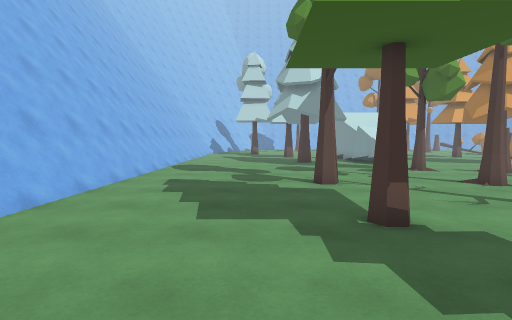
view 1 (above)

18 first-person views from a walk through a scene from a Unity 3-D project. The camera is 1.5 m above the floor, tilts 4° down and sees 80° across. The floor is counted in squares, 1 m on a side. Each view is taken from the middle of a square. On the plan, view 1 faces up. The plan holds only what a view shows up to about 15 squares ahead; the rest is blank. The place goes on beyond the plan.

view 2
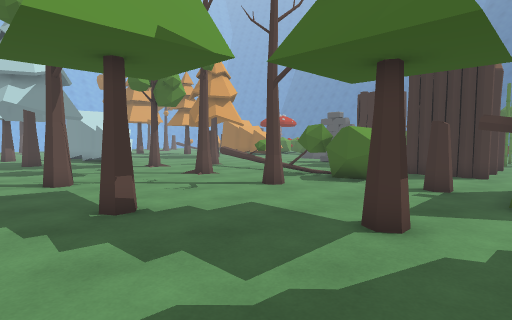

view 3
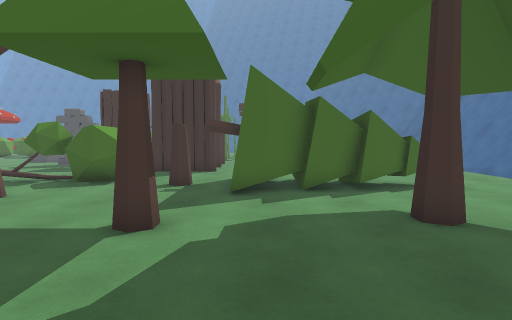

view 4
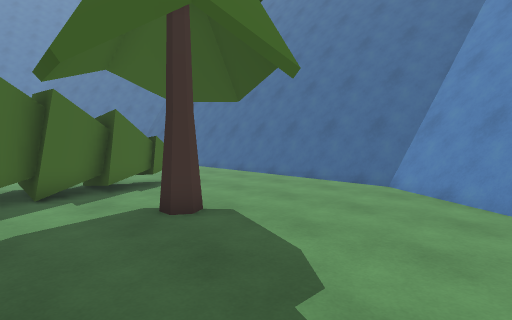

view 5
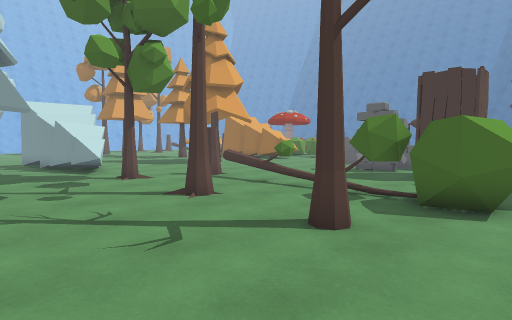

view 6
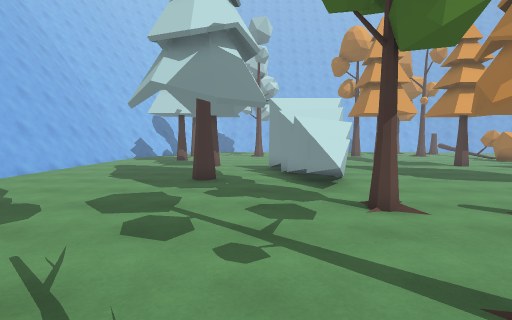

view 7
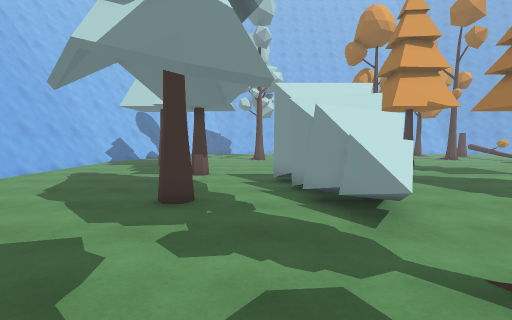

view 8
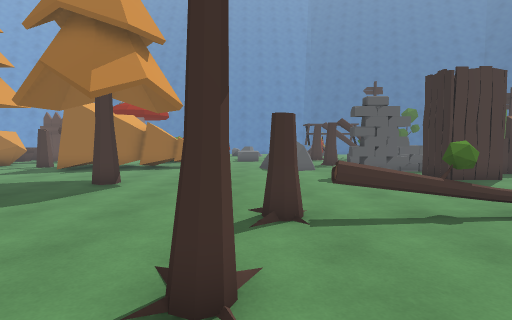

view 9
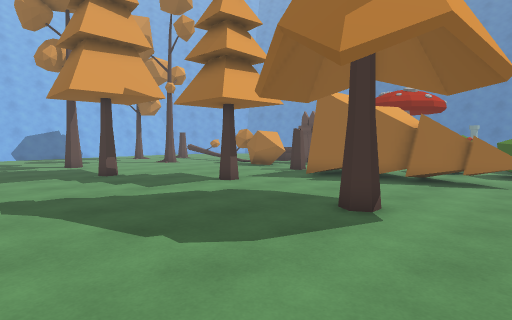

view 10
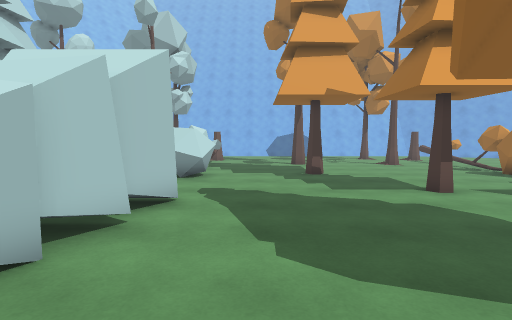

view 11
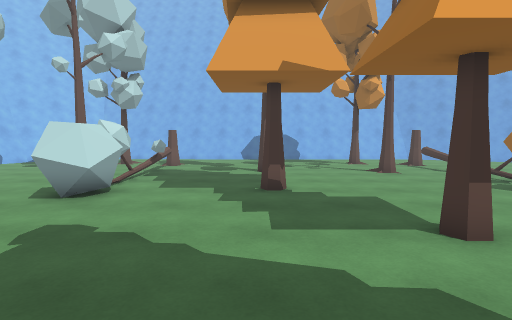

view 12
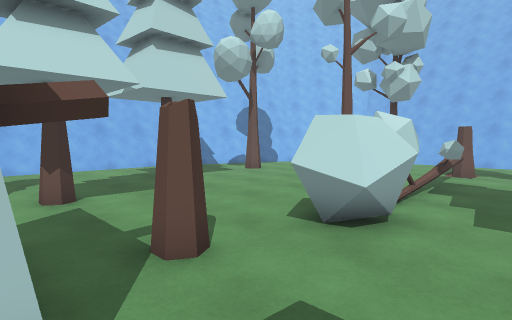

view 13
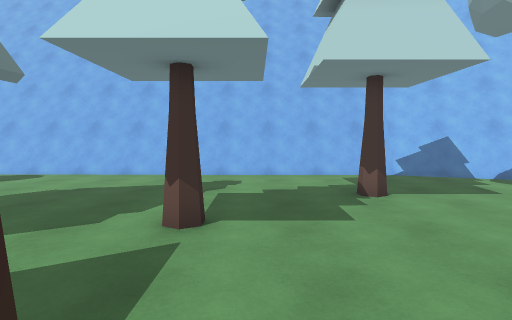

view 14
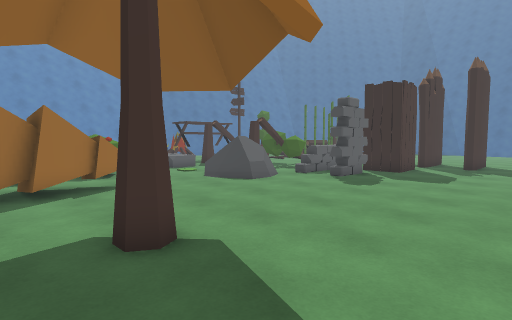

view 15
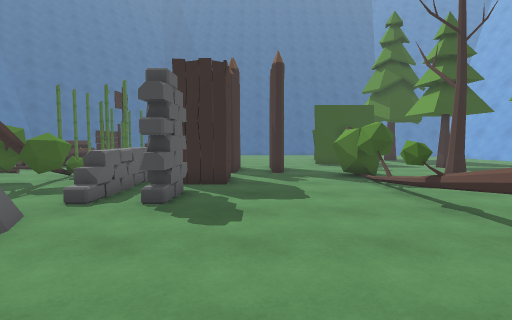

view 16
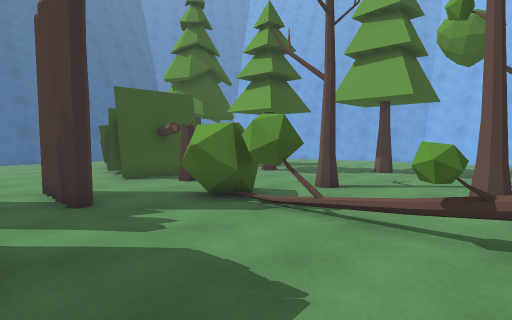

view 17
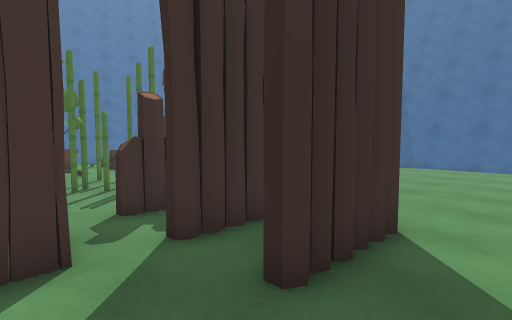

view 18
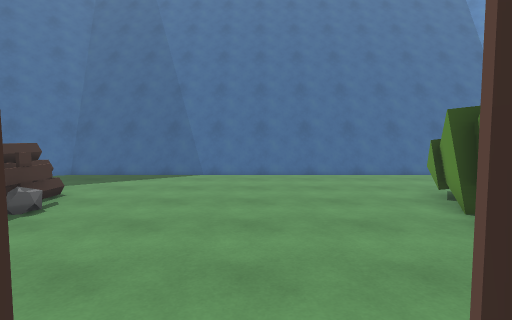

### Floor plan
Key: @ floor where view 1 was taken; # wall or solid block; . floor; = window, fence, low wall or low ledge; ^ raised ledge; T tree; F fence; R rock; O other object.
Columns run from 6 left of view 1 to 21 right of it. Each row starts with its distance up from view 1.
 35  ##=.  ..    .T..... .... ..
 34  ##...T... T .TT...TT....T..
 33 ##=........T ..T.........T..
 32 ##.......... ..............
 31 ##..........  T.............
 30 ##........... TT...........T
 29 ##....T.......TT...TT......T
 28 ##........... TT...........T
 27 ##............TT...........
 26 ##.........................
 25 ##......TT...TT.......TT...T
 24 ##...........T.............
 23 #=..........#T##.........T#T
 22 #=..........###T..........#
 21 #=..........TTTT..........TT
 20 #=.......T..TTT...........TT
 19 #=.......T...TT......TT...TT
 18 #=...........TT...........TT
 17 #=...........TT............T
 16 #=.........................
 15 #=............T.............
 14 #=............T..T..........
 13 #=...............T.......RRR
 12 #=...............T.......RR
 11 #=...............T........R
 10 #=......TT...TT..T.....##O..
  9 #=.....................##^..
  8 #=.....................##^ T
  7 #=...............T....OOO^ T
  6 #=.......T...TT.TT....O. =
  5   ......TT......TTT...OOO
  4   ..............TTT.F.F.F...
  3    .............. ..#.F.F..#
  2     ............T...F.F.F
  1        ....T....T...#.F.F
  0       @ .......TTT......
 -1       . ......T#T#.......
 -2         .......#T#........
 -3        ........TT#........
 -4       .....TT..TTT........=#
 -5       ......T..TTT........=#
 -6       .........TT.........=#
 -7       ..........T...........
 -8        .....................
 -9        =....................
-10        ##=..................
-11        ###==================
-12          ###################

Where each view was taken, in squares from view 1:
view 1: 0 up, 0 right, facing up
view 2: 1 down, 0 right, facing up-right
view 3: 1 down, 0 right, facing right
view 4: 1 down, 0 right, facing down-right
view 5: 3 up, 3 right, facing up-right
view 6: 8 up, 5 right, facing up
view 7: 12 up, 5 right, facing up
view 8: 14 up, 5 right, facing right
view 9: 16 up, 9 right, facing up-right
view 10: 16 up, 11 right, facing up
view 11: 20 up, 13 right, facing up
view 12: 23 up, 11 right, facing up-left
view 13: 26 up, 8 right, facing left
view 14: 21 up, 11 right, facing down-right
view 15: 17 up, 15 right, facing down
view 16: 11 up, 16 right, facing down-left
view 17: 6 up, 12 right, facing down-right
view 18: 2 up, 15 right, facing down
